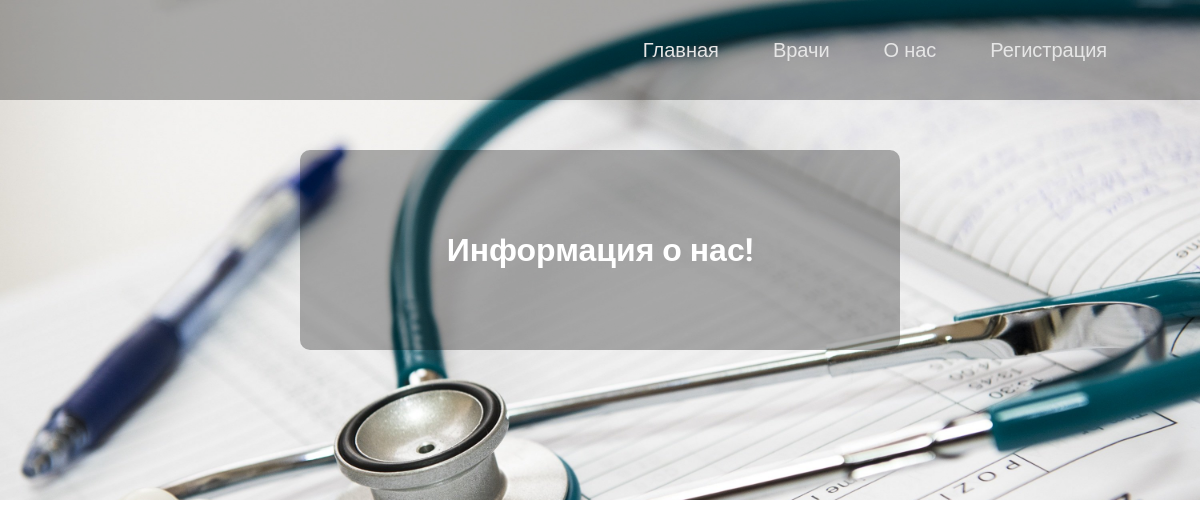
The page /about.php on the database as committed earlier.
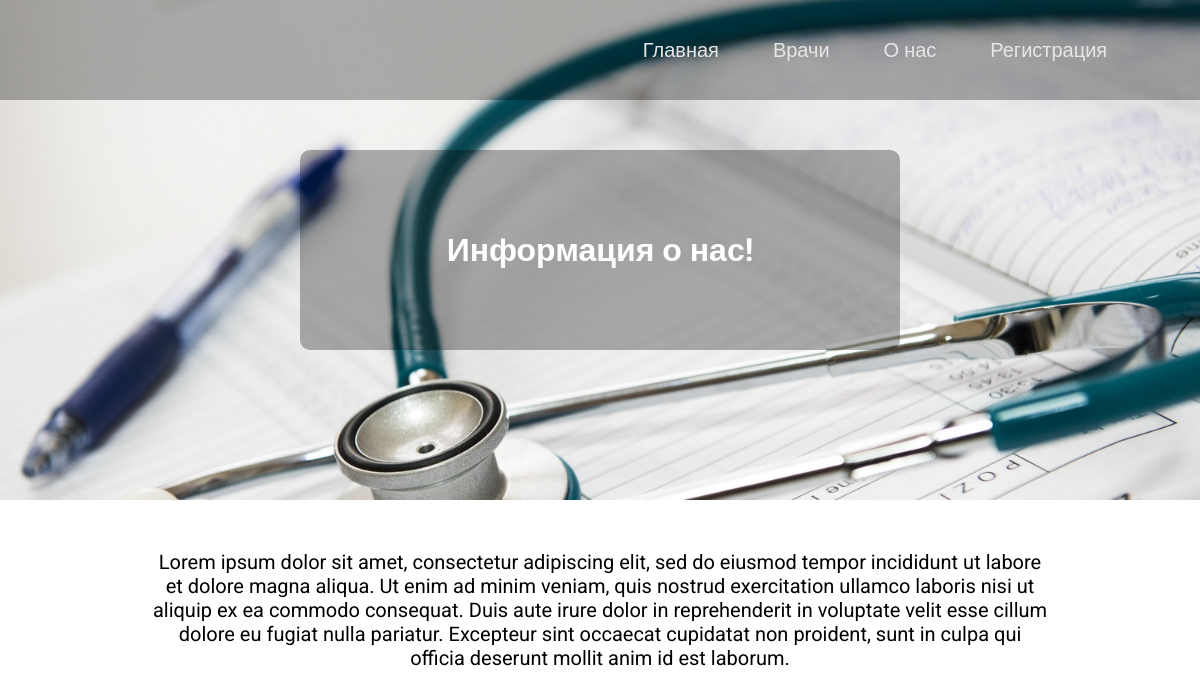
The same page on the database as committed later.
### tables this page shows
CREATE TABLE `about` (
  `id` int NOT NULL,
  `about` text NOT NULL
);

### about.php (the view)
<?php
include "components/header.php"; ?>
<main>
<div class="board">
    <div class="find">
        <h1>Информация о нас!</h1>
    </div>
</div>
<div class="aboutpage">
        <?php
        $abouts = $core->query("SELECT * FROM `about`");
        $about = $abouts->fetch_assoc();
        ?>
        <p><?=$about['about']?></p>
    </div>
</main>

Rows that differ between the two databases and show on the page:
added about: about "Lorem ipsum dolor sit amet, consectetur adipiscing elit, sed do eiusmod tempor incididunt ut labore et dolore magna aliqua. Ut enim ad minim veniam, quis nostrud exercitation ullamco laboris nisi ut aliquip ex ea commodo consequat. Duis aute irure dolor in reprehenderit in voluptate velit esse cillum dolore eu fugiat nulla pariatur. Excepteur sint occaecat cupidatat non proident, sunt in culpa qui officia deserunt mollit anim id est laborum."
